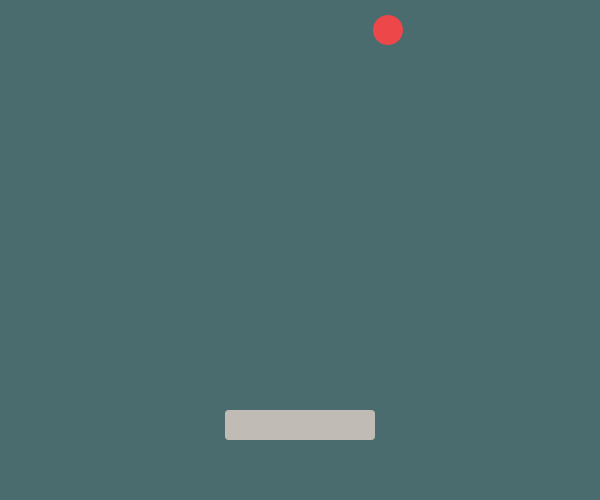
Frame 1 (no input)
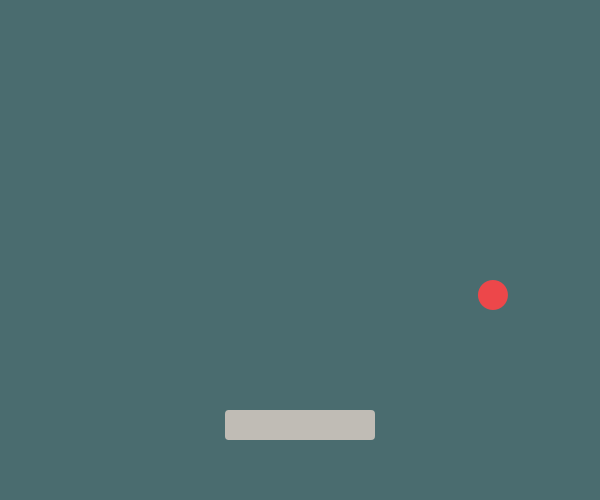
Frame 60 (the mouse pressed at the canvas centre just before this capture)
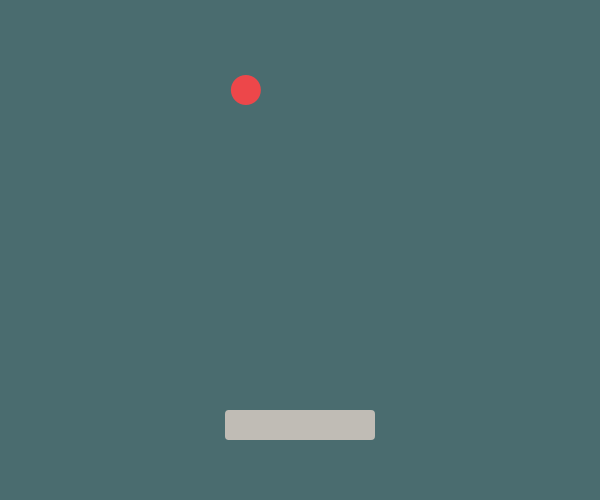
Frame 120 (the mouse held since frame 60 and released just before this capture)

The Processing sketch that drew these frames (run headless with seeded random() and noise(); from frame 60 on, the mouse is pressed at the canvas centre):

// Processing sketch: ErrorCheckingPongForClass
// ── ErrorCheckingPongForClass.pde
/* Error Checking Exercise
 * A 1-player pong game
 * @author YOUR NAME HERE
 */
 
float paddleX;  //x position of the paddle
float x, y;     //coordinates of the ball
float dispx;    //the change in the ball (makes it move!)
float dispy;
int score;      //counts the number of times you hit the paddle

//Paddle constants
final int PADDLE_WIDTH = 150;
final int PADDLE_HEIGHT = 30;
final int DISP = 5;  //how much the paddle moves by

//ball constants
final int BALL_RADIUS = 30;
final int SPEED = 5;  //the speed of the ball

//colours used for the program
final color BG = #4a6c6f;
final color BALL = #ed474a;
final color PADDLE = #c0bcb5;


void setup()
{
  size(600, 500);
  noStroke();
  
  //set the rectangle mode to the center to make
  //drawing a little easier
  rectMode(CENTER);
  paddleX = width/2;  //start paddle at centre
  
  //start the ball at a random spot at the top
  x = random(width);
  y = BALL_RADIUS;
  //set the ball movement to the right and down
  dispx = SPEED;
  dispy = -1 * SPEED;
}

void draw()
{
  final int BOUNDARY = height-75;
  background(BG);
  
  //draw the paddle
  fill(PADDLE);
  rect(paddleX, BOUNDARY, PADDLE_WIDTH, PADDLE_HEIGHT, 4);
  
  //draw the ball
  fill(BALL);
  ellipse(x, y, BALL_RADIUS, BALL_RADIUS);
  
  //move the ball
  x = x + dispx;
  y = y + dispy;
  
  //if the ball is at either horizontal boundary,
  //change the direction of the horizontal movement
  if(x+BALL_RADIUS/2 >= width || x-BALL_RADIUS/2 <= 0)
  {
    dispx = dispx * -1;
  }

  //if the ball is at either vertical boundary,
  //change the direction of the vertical movement    
  if(y-BALL_RADIUS/2<= 0)
  {
    dispy = dispy * -1;
  }
  
  //if the ball has hit the paddle, change the
  //y direction and increase the score
  if(((x >= paddleX-PADDLE_WIDTH/2 && x <= paddleX + PADDLE_WIDTH/2)&&(y+BALL_RADIUS/2>=BOUNDARY-PADDLE_HEIGHT/2 && y-BALL_RADIUS/2 < BOUNDARY-PADDLE_HEIGHT)))
  {
    dispy = dispy * -1;
    score = score + 1;
  }

  //if the ball goes passed the paddle and hits the
  //bottom, reset the ball position and subtract
  //a value from the score
  if(y > height)
  {
    x = random(width);
    y = BALL_RADIUS;
    dispx = SPEED;
    dispy = -1*SPEED;  
    score = score - 1;
  }
    
  //move the paddle if the key is pressed (checked in
  //draw to give it continuous movement rather than
  //a move choppy effect that it would have in keyPressed)
  if(keyPressed)
  {
    if(keyCode == LEFT)
    {
      paddleX = paddleX - DISP;
    }
    else if(keyCode == RIGHT)
    {
      paddleX = paddleX + DISP;
    }
      
  }    
   
  //display the score
  surface.setTitle("Score: " + score);
}
